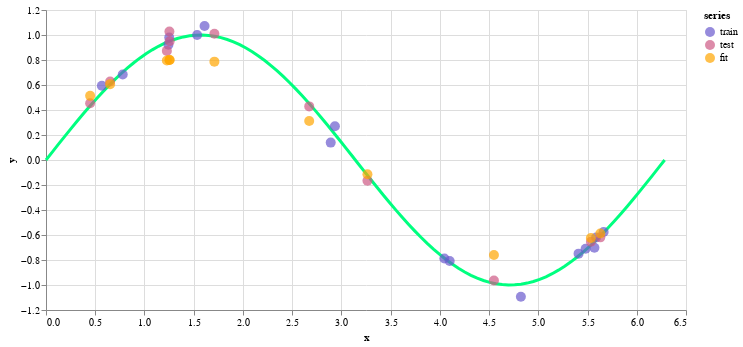

This figure's notebook cell:
### Code cell
plot_test(μ_test, x_test, data)

### Figure 1 — Vega-Lite specification as saved in the notebook (floating-point values rounded to 4 significant figures; data arrays with more than 128 entries replaced by an {"elided": "..."} marker saying what was removed)
{"$schema": "https://vega.github.io/schema/vega-lite/v3.2.1.json", "config": {"mark": {"tooltip": null}, "view": {"height": 300, "width": 400}}, "datasets": {"data-128b9f7329723a2ebe55bf73a5c8051c": [{"series": "train", "x": 0.7793, "y": 0.6838}, {"series": "train", "x": 0.5672, "y": 0.5941}, {"series": "train", "x": 2.892, "y": 0.139}, {"series": "train", "x": 1.535, "y": 1.0}, {"series": "train", "x": 2.934, "y": 0.2695}, {"series": "train", "x": 1.251, "y": 0.9793}, {"series": "train", "x": 1.61, "y": 1.072}, {"series": "train", "x": 1.243, "y": 0.9216}, {"series": "train", "x": 4.046, "y": -0.7879}, {"series": "train", "x": 5.57, "y": -0.7023}, {"series": "train", "x": 5.663, "y": -0.5763}, {"series": "train", "x": 5.409, "y": -0.7491}, {"series": "train", "x": 5.587, "y": -0.6193}, {"series": "train", "x": 5.481, "y": -0.7097}, {"series": "train", "x": 4.1, "y": -0.8075}, {"series": "train", "x": 4.823, "y": -1.095}, {"series": "test", "x": 3.265, "y": -0.1658}, {"series": "test", "x": 4.549, "y": -0.9642}, {"series": "test", "x": 1.254, "y": 1.027}, {"series": "test", "x": 2.673, "y": 0.4288}, {"series": "test", "x": 0.6512, "y": 0.6278}, {"series": "test", "x": 5.63, "y": -0.6188}, {"series": "test", "x": 1.256, "y": 0.9502}, {"series": "test", "x": 0.4484, "y": 0.4541}, {"series": "test", "x": 1.227, "y": 0.8729}, {"series": "test", "x": 1.71, "y": 1.01}, {"series": "test", "x": 5.534, "y": -0.6533}, {"series": "f(x)", "x": 0, "y": 0}, {"series": "f(x)", "x": 0.06347, "y": 0.06342}, {"series": "f(x)", "x": 0.1269, "y": 0.1266}, {"series": "f(x)", "x": 0.1904, "y": 0.1893}, {"series": "f(x)", "x": 0.2539, "y": 0.2511}, {"series": "f(x)", "x": 0.3173, "y": 0.312}, {"series": "f(x)", "x": 0.3808, "y": 0.3717}, {"series": "f(x)", "x": 0.4443, "y": 0.4298}, {"series": "f(x)", "x": 0.5077, "y": 0.4862}, {"series": "f(x)", "x": 0.5712, "y": 0.5406}, {"series": "f(x)", "x": 0.6347, "y": 0.5929}, {"series": "f(x)", "x": 0.6981, "y": 0.6428}, {"series": "f(x)", "x": 0.7616, "y": 0.6901}, {"series": "f(x)", "x": 0.8251, "y": 0.7346}, {"series": "f(x)", "x": 0.8885, "y": 0.7761}, {"series": "f(x)", "x": 0.952, "y": 0.8146}, {"series": "f(x)", "x": 1.015, "y": 0.8497}, {"series": "f(x)", "x": 1.079, "y": 0.8815}, {"series": "f(x)", "x": 1.142, "y": 0.9096}, {"series": "f(x)", "x": 1.206, "y": 0.9341}, {"series": "f(x)", "x": 1.269, "y": 0.9549}, {"series": "f(x)", "x": 1.333, "y": 0.9718}, {"series": "f(x)", "x": 1.396, "y": 0.9848}, {"series": "f(x)", "x": 1.46, "y": 0.9938}, {"series": "f(x)", "x": 1.523, "y": 0.9989}, {"series": "f(x)", "x": 1.587, "y": 0.9999}, {"series": "f(x)", "x": 1.65, "y": 0.9969}, {"series": "f(x)", "x": 1.714, "y": 0.9898}, {"series": "f(x)", "x": 1.777, "y": 0.9788}, {"series": "f(x)", "x": 1.841, "y": 0.9638}, {"series": "f(x)", "x": 1.904, "y": 0.945}, {"series": "f(x)", "x": 1.967, "y": 0.9224}, {"series": "f(x)", "x": 2.031, "y": 0.896}, {"series": "f(x)", "x": 2.094, "y": 0.866}, {"series": "f(x)", "x": 2.158, "y": 0.8326}, {"series": "f(x)", "x": 2.221, "y": 0.7958}, {"series": "f(x)", "x": 2.285, "y": 0.7557}, {"series": "f(x)", "x": 2.348, "y": 0.7127}, {"series": "f(x)", "x": 2.412, "y": 0.6668}, {"series": "f(x)", "x": 2.475, "y": 0.6182}, {"series": "f(x)", "x": 2.539, "y": 0.5671}, {"series": "f(x)", "x": 2.602, "y": 0.5137}, {"series": "f(x)", "x": 2.666, "y": 0.4582}, {"series": "f(x)", "x": 2.729, "y": 0.4009}, {"series": "f(x)", "x": 2.793, "y": 0.342}, {"series": "f(x)", "x": 2.856, "y": 0.2817}, {"series": "f(x)", "x": 2.919, "y": 0.2203}, {"series": "f(x)", "x": 2.983, "y": 0.158}, {"series": "f(x)", "x": 3.046, "y": 0.09506}, {"series": "f(x)", "x": 3.11, "y": 0.03173}, {"series": "f(x)", "x": 3.173, "y": -0.03173}, {"series": "f(x)", "x": 3.237, "y": -0.09506}, {"series": "f(x)", "x": 3.3, "y": -0.158}, {"series": "f(x)", "x": 3.364, "y": -0.2203}, {"series": "f(x)", "x": 3.427, "y": -0.2817}, {"series": "f(x)", "x": 3.491, "y": -0.342}, {"series": "f(x)", "x": 3.554, "y": -0.4009}, {"series": "f(x)", "x": 3.618, "y": -0.4582}, {"series": "f(x)", "x": 3.681, "y": -0.5137}, {"series": "f(x)", "x": 3.745, "y": -0.5671}, {"series": "f(x)", "x": 3.808, "y": -0.6182}, {"series": "f(x)", "x": 3.871, "y": -0.6668}, {"series": "f(x)", "x": 3.935, "y": -0.7127}, {"series": "f(x)", "x": 3.998, "y": -0.7557}, {"series": "f(x)", "x": 4.062, "y": -0.7958}, {"series": "f(x)", "x": 4.125, "y": -0.8326}, {"series": "f(x)", "x": 4.189, "y": -0.866}, {"series": "f(x)", "x": 4.252, "y": -0.896}, {"series": "f(x)", "x": 4.316, "y": -0.9224}, {"series": "f(x)", "x": 4.379, "y": -0.945}, {"series": "f(x)", "x": 4.443, "y": -0.9638}, {"series": "f(x)", "x": 4.506, "y": -0.9788}, {"series": "f(x)", "x": 4.57, "y": -0.9898}, {"series": "f(x)", "x": 4.633, "y": -0.9969}, {"series": "f(x)", "x": 4.697, "y": -0.9999}, {"series": "f(x)", "x": 4.76, "y": -0.9989}, {"series": "f(x)", "x": 4.823, "y": -0.9938}, {"series": "f(x)", "x": 4.887, "y": -0.9848}, {"series": "f(x)", "x": 4.95, "y": -0.9718}, {"series": "f(x)", "x": 5.014, "y": -0.9549}, {"series": "f(x)", "x": 5.077, "y": -0.9341}, {"series": "f(x)", "x": 5.141, "y": -0.9096}, {"series": "f(x)", "x": 5.204, "y": -0.8815}, {"series": "f(x)", "x": 5.268, "y": -0.8497}, {"series": "f(x)", "x": 5.331, "y": -0.8146}, {"series": "f(x)", "x": 5.395, "y": -0.7761}, {"series": "f(x)", "x": 5.458, "y": -0.7346}, {"series": "f(x)", "x": 5.522, "y": -0.6901}, {"series": "f(x)", "x": 5.585, "y": -0.6428}, {"series": "f(x)", "x": 5.649, "y": -0.5929}, {"series": "f(x)", "x": 5.712, "y": -0.5406}, {"series": "f(x)", "x": 5.775, "y": -0.4862}, {"series": "f(x)", "x": 5.839, "y": -0.4298}, {"series": "f(x)", "x": 5.902, "y": -0.3717}, {"series": "f(x)", "x": 5.966, "y": -0.312}, {"series": "f(x)", "x": 6.029, "y": -0.2511}, {"series": "f(x)", "x": 6.093, "y": -0.1893}, {"series": "f(x)", "x": 6.156, "y": -0.1266}, {"series": "f(x)", "x": 6.22, "y": -0.06342}, {"series": "f(x)", "x": 6.283, "y": 1.748e-07}], "data-e8e72eb53f67c6568ba39974a8115ace": {"elided": "138 records"}}, "layer": [{"data": {"name": "data-128b9f7329723a2ebe55bf73a5c8051c"}, "encoding": {"x": {"field": "x", "type": "quantitative"}, "y": {"field": "y", "type": "quantitative"}}, "mark": {"color": "springgreen", "strokeWidth": 3, "type": "line"}, "transform": [{"filter": "(datum.series === 'f(x)')"}], "width": 640}, {"data": {"name": "data-e8e72eb53f67c6568ba39974a8115ace"}, "encoding": {"color": {"field": "series", "scale": {"domain": ["train", "test", "fit"], "range": ["slateblue", "#cd5a84", "orange"]}, "type": "nominal"}, "tooltip": {"field": "y", "type": "quantitative"}, "x": {"field": "x", "type": "quantitative"}, "y": {"field": "y", "type": "quantitative"}}, "mark": {"size": 100, "type": "circle"}, "transform": [{"filter": "(datum.series !== 'f(x)')"}]}]}
